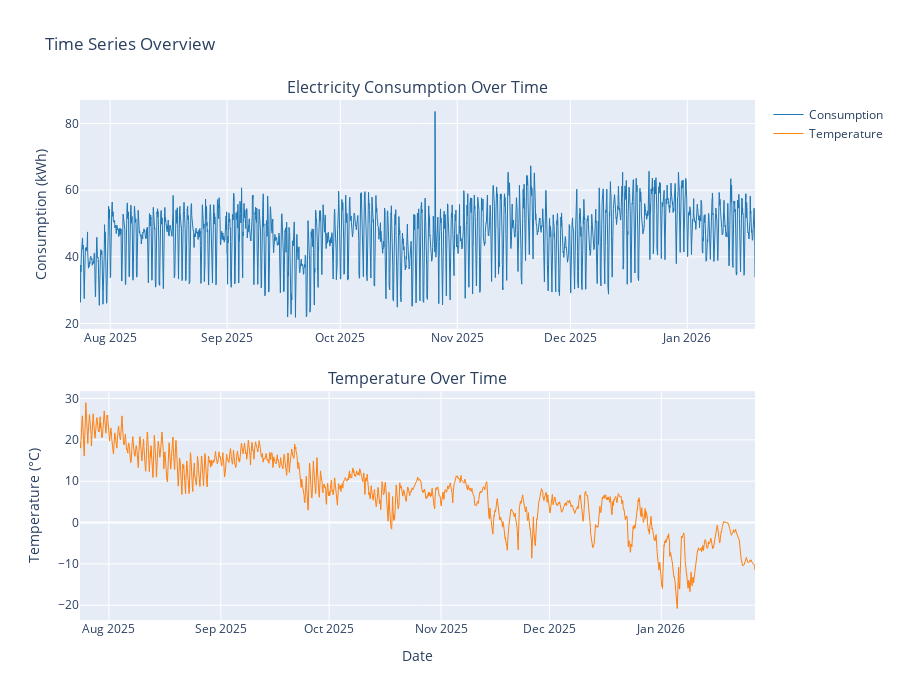

The code cell stored with this chart in its notebook:
### Markdown cell above
### 3.1 Time Series Visualization

### Code cell
# Plot consumption over time
fig = make_subplots(
    rows=2, cols=1,
    subplot_titles=('Electricity Consumption Over Time', 'Temperature Over Time'),
    vertical_spacing=0.12
)

fig.add_trace(
    go.Scatter(x=energy_df.index, y=energy_df['consumption'], 
               mode='lines', name='Consumption',
               line=dict(color='#1f77b4', width=1)),
    row=1, col=1
)

fig.add_trace(
    go.Scatter(x=weather_df.index, y=weather_df['temperature'], 
               mode='lines', name='Temperature',
               line=dict(color='#ff7f0e', width=1)),
    row=2, col=1
)

fig.update_xaxes(title_text="Date", row=2, col=1)
fig.update_yaxes(title_text="Consumption (kWh)", row=1, col=1)
fig.update_yaxes(title_text="Temperature (°C)", row=2, col=1)

fig.update_layout(height=700, showlegend=True, title_text="Time Series Overview")
fig.show()

### Figure 1 — Plotly figure (JSON) as saved in the notebook; plotly's stock layout.template omitted (floating-point values rounded to 4 significant figures; data arrays with more than 128 entries replaced by an {"elided": "..."} marker saying what was removed)
{"data": [{"line": {"color": "#1f77b4", "width": 1}, "mode": "lines", "name": "Consumption", "type": "scatter", "x": {"elided": "4296 str values"}, "xaxis": "x", "y": {"elided": "4296 float values"}, "yaxis": "y"}, {"line": {"color": "#ff7f0e", "width": 1}, "mode": "lines", "name": "Temperature", "type": "scatter", "x": {"elided": "4488 str values"}, "xaxis": "x2", "y": {"elided": "4488 float values"}, "yaxis": "y2"}], "layout": {"annotations": [{"font": {"size": 16}, "showarrow": false, "text": "Electricity Consumption Over Time", "x": 0.5, "xanchor": "center", "xref": "paper", "y": 1, "yanchor": "bottom", "yref": "paper"}, {"font": {"size": 16}, "showarrow": false, "text": "Temperature Over Time", "x": 0.5, "xanchor": "center", "xref": "paper", "y": 0.44, "yanchor": "bottom", "yref": "paper"}], "height": 700, "showlegend": true, "title": {"text": "Time Series Overview"}, "xaxis": {"anchor": "y", "domain": [0, 1]}, "xaxis2": {"anchor": "y2", "domain": [0, 1], "title": {"text": "Date"}}, "yaxis": {"anchor": "x", "domain": [0.56, 1], "title": {"text": "Consumption (kWh)"}}, "yaxis2": {"anchor": "x2", "domain": [0, 0.44], "title": {"text": "Temperature (°C)"}}}}
